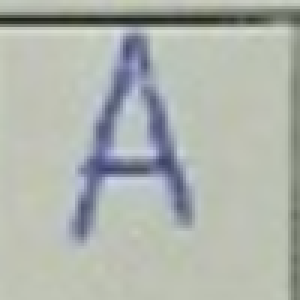
#> input picture realdataset/by_class/А/p3_r15_c02_А.png, 100 x 100 px (shown 3 times larger)
$ python -i finetune_advanced_pipeline.py   (imports and definitions only)   (older library calls are emulated)
#> lines starting #> are read from the running program, lines starting #| are printed output that depends on the picture
### tatar_ocr_augmentation.py
"""
Tatar OCR Advanced Augmentation & Synthetic Handwriting Engine
Includes realistic school notebook artifacts:
- Cell border lines & crop boundary artifacts
- Non-uniform stroke pressure & dry pen starvation
- Letter overwriting / correction / double-strike
- Stray flourishes, hooks, loops, and neighbor stroke intrusions
- Realistic paper textures (shadow gradients, pulp tooth, faint graph grid)
- Elastic tremor and affine positioning jitter
"""

import os
import random
import math
from pathlib import Path
import numpy as np
import cv2
import scipy.ndimage
from PIL import Image, ImageDraw, ImageFont


# Master Alphabet & Classes Definition
TATAR_UPPERCASE = list("АӘБВГДЕЁЖҖЗИЙКЛМНҢОӨПРСТУҮФХҺЦЧШЩЪЫЬЭЮЯ")
TATAR_LOWERCASE = list("аәбвгдеёжҗзийклмнңоөпрстуүфхһцчшщъыьэюя")
PUNCTUATION_CHARS = [".", ",", "!", "?", "-", ":", ";", '"', "'", "(", ")", "«", "»", "—"]
DIGIT_CHARS = list("0123456789")
ALL_CHARS = TATAR_UPPERCASE + TATAR_LOWERCASE + PUNCTUATION_CHARS + DIGIT_CHARS

CHAR_TO_ID = {ch: i for i, ch in enumerate(ALL_CHARS)}
ID_TO_CHAR = {i: ch for i, ch in enumerate(ALL_CHARS)}


# [44 lines left out: function get_available_fonts, not called in this run]


# Pre-load font objects cache to maximize generation throughput
_FONT_CACHE = {}

# [26 lines left out: functions get_font_cached, render_base_char, not called in this run]


# ---------------------------------------------------------------------------
# Augmentation Filters
# ---------------------------------------------------------------------------

def apply_elastic_wobble(arr, alpha=18.0, sigma=6.0):
    """Simulates hand muscle tremor and uneven wobbly stroke curves."""
    if alpha <= 0.1:
        return arr
    shape = arr.shape
    rx = (np.random.rand(*shape) * 2 - 1).astype(np.float32)
    ry = (np.random.rand(*shape) * 2 - 1).astype(np.float32)
    dx = scipy.ndimage.gaussian_filter(rx, sigma=sigma) * alpha
    dy = scipy.ndimage.gaussian_filter(ry, sigma=sigma) * alpha

    y_coords, x_coords = np.meshgrid(np.arange(shape[0]), np.arange(shape[1]), indexing="ij")
    map_x = np.clip(x_coords + dx, 0, shape[1] - 1).astype(np.float32)
    map_y = np.clip(y_coords + dy, 0, shape[0] - 1).astype(np.float32)

    return cv2.remap(arr, map_x, map_y, interpolation=cv2.INTER_LINEAR, borderValue=255)


# [443 lines left out: functions apply_variable_thickness_and_starvation, apply_overwriting_correction, apply_flourishes_and_stray_marks, apply_cell_crop_artifacts, apply_paper_and_lighting, apply_camera_defocus and 2 more, not called in this run]

### finetune_advanced_pipeline.py
import sys
import os
import time
import json
import random
from pathlib import Path

# [1 line not run here, left out]

import cv2
import numpy as np
from PIL import Image
import torch
import torch.nn as nn
from torch.utils.data import Dataset, DataLoader

from tatar_ocr_augmentation import (
    TATAR_UPPERCASE,
    get_available_fonts,
    render_base_char,
    generate_augmented_cell_image,
    apply_elastic_wobble,
)
from tatar_ocr_dataset import TatarOCRNet


# ---------------------------------------------------------------------------
# Advanced Real Handwriting Augmentation Pipeline
# ---------------------------------------------------------------------------

def advanced_augment_real_cell(img_arr, is_train=True):
    """
    Applies real-world multi-stage handwriting perturbations:
    1. Perspective shear & affine rotation (-8° to +8°, scale 0.90 to 1.08, shift)
    2. Morphological dilation / erosion (thin gel pen vs thick ballpoint / marker)
    3. Cell margin noise / border line injection
    4. Elastic muscle tremor / wobble
    5. Cutout / ink-skip starvation (partial dry stroke)
    6. Camera defocus / blur
    7. Dynamic contrast & lighting stretch
    """
    if not is_train:
        p_lo = np.percentile(img_arr, 2)
        p_hi = np.percentile(img_arr, 98)
        norm = np.clip((img_arr.astype(np.float32) - p_lo) / (p_hi - p_lo + 1e-5) * 240.0 + 10.0, 0, 255).astype(np.uint8)
        return norm

    h, w = img_arr.shape
    center = (w / 2.0, h / 2.0)

    # 1. Perspective shear, rotation, scale, shift
    angle = random.uniform(-8.0, 8.0)
    scale = random.uniform(0.92, 1.08)
    rot_mat = cv2.getRotationMatrix2D(center, angle, scale)
    shear = random.uniform(-6.0, 6.0)
    rot_mat[0, 1] += np.tan(np.deg2rad(shear)) * rot_mat[0, 0]
    rot_mat[0, 2] += random.uniform(-3.0, 3.0)
    rot_mat[1, 2] += random.uniform(-3.0, 3.0)

    aug = cv2.warpAffine(img_arr, rot_mat, (w, h), borderMode=cv2.BORDER_CONSTANT, borderValue=255)

    # 2. Morphological dilation or erosion
    r_morph = random.random()
    if r_morph < 0.30:
        # Darken / thicken strokes (simulate marker / heavy pressure)
        k = random.choice([2, 3])
        kernel = cv2.getStructuringElement(cv2.MORPH_RECT if k == 2 else cv2.MORPH_ELLIPSE, (k, k))
        aug = cv2.erode(aug, kernel)
    elif r_morph < 0.50:
        # Thin out strokes (simulate thin ballpoint / fast writing)
        k = 2
        kernel = cv2.getStructuringElement(cv2.MORPH_RECT, (k, k))
        aug = cv2.dilate(aug, kernel)

    # 3. Cell margin noise / border line injection
    if random.random() < 0.40:
        edge = random.choice(['top', 'bottom', 'left', 'right'])
        line_col = random.randint(55, 175)
        thick = random.choice([1, 2])
        if edge == 'top':
            y = random.randint(0, 3)
            cv2.line(aug, (0, y), (w - 1, y), line_col, thick)
        elif edge == 'bottom':
            y = random.randint(h - 4, h - 1)
            cv2.line(aug, (0, y), (w - 1, y), line_col, thick)
        elif edge == 'left':
            x = random.randint(0, 3)
            cv2.line(aug, (x, 0), (x, h - 1), line_col, thick)
        elif edge == 'right':
            x = random.randint(w - 4, w - 1)
            cv2.line(aug, (x, 0), (x, h - 1), line_col, thick)

    # 4. Elastic muscle tremor / wobble
    if random.random() < 0.35:
        aug = apply_elastic_wobble(aug, alpha=random.uniform(2.5, 5.5), sigma=random.uniform(2.5, 4.0))

    # 5. Cutout / ink-skip starvation (partial dry pen stroke)
    if random.random() < 0.25:
        cx = random.randint(8, w - 8)
        cy = random.randint(8, h - 8)
        rx = random.randint(3, 7)
        ry = random.randint(3, 7)
        cv2.circle(aug, (cx, cy), rx, 245, -1)

    # 6. Defocus blur
    if random.random() < 0.25:
        aug = cv2.GaussianBlur(aug, (3, 3), random.uniform(0.4, 0.8))

    # 7. Contrast & brightness stretch
    p_lo = np.percentile(aug, 2)
    p_hi = np.percentile(aug, 98)
    norm = np.clip((aug.astype(np.float32) - p_lo) / (p_hi - p_lo + 1e-5) * 240.0 + random.uniform(5.0, 15.0), 0, 255).astype(np.uint8)
    return norm


class AdvancedRealDataset(Dataset):
    def __init__(self, samples, is_train=True):
        self.samples = samples
        self.is_train = is_train

    def __len__(self):
        return len(self.samples)

    # [44 lines left out: functions __getitem__, load_real_uppercase_dataset, not called in this run]

>>> import cv2
>>> picture = cv2.imread('realdataset/by_class/А/p3_r15_c02_А.png', cv2.IMREAD_GRAYSCALE)
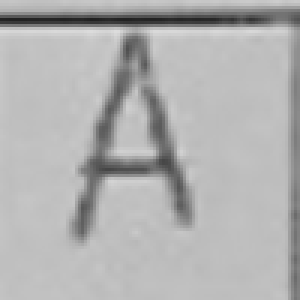
#> picture: shape (100, 100) (shown 3 times larger); min 32, max 220, mean 177.2
>>> result = advanced_augment_real_cell(picture)
#> in advanced_augment_real_cell, `aug = cv2.warpAffine(img_arr, rot_mat, (w, h), borderMode=cv2.BORDER_C..`:
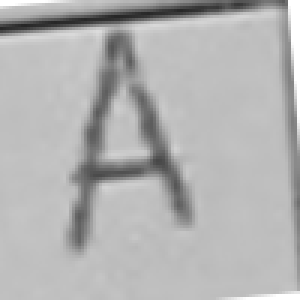
#> aug: shape (100, 100) (shown 3 times larger); min 38, max 255, mean 178.6
#> in advanced_augment_real_cell, `aug = cv2.dilate(aug, kernel)`:
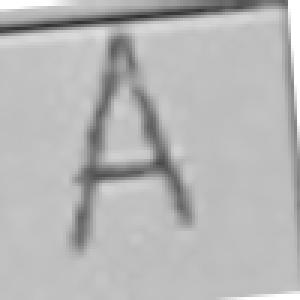
#> aug: shape (100, 100) (shown 3 times larger); min 49, max 255, mean 182.7
#> in apply_elastic_wobble, `dx = scipy.ndimage.gaussian_filter(rx, sigma=sigma) * alpha`:
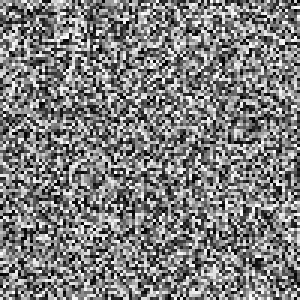
#> rx: shape (100, 100) float32 (shown 3 times larger); min -1, max 1, mean -0.00708; drawn with min black and max white
#> in apply_elastic_wobble, `dy = scipy.ndimage.gaussian_filter(ry, sigma=sigma) * alpha`:
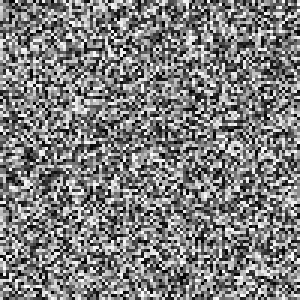
#> ry: shape (100, 100) float32 (shown 3 times larger); min -1, max 1, mean -0.00952; drawn with min black and max white
#> in advanced_augment_real_cell, `p_lo = np.percentile(aug, 2)`: p_lo = 97
#> in advanced_augment_real_cell, `p_hi = np.percentile(aug, 98)`: p_hi = 222
#> in advanced_augment_real_cell, `norm = np.clip((aug.astype(np.float32) - p_lo) / (p_hi - p_lo + 1e-5) ..`:
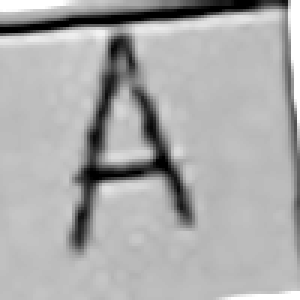
#> norm: shape (100, 100) (shown 3 times larger); min 0, max 255, mean 171.6

$ run again, on realdataset/by_class/А/p3_r16_c09_А.png
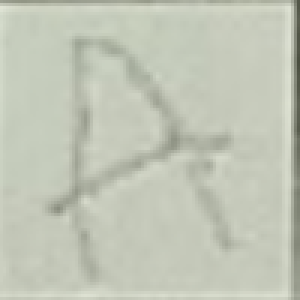
#> input picture realdataset/by_class/А/p3_r16_c09_А.png, 100 x 100 px (shown 3 times larger)
#> in advanced_augment_real_cell, `aug = cv2.dilate(aug, kernel)`:
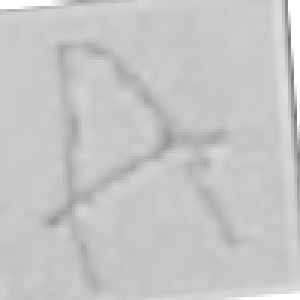
#> aug: shape (100, 100) (shown 3 times larger); min 117, max 255, mean 198.2
#> p_lo = 172
#> p_hi = 220
#> in advanced_augment_real_cell, `norm = np.clip((aug.astype(np.float32) - p_lo) / (p_hi - p_lo + 1e-5) ..`:
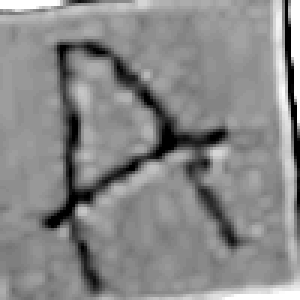
#> norm: shape (100, 100) (shown 3 times larger); min 0, max 255, mean 136.8

$ run again, on realdataset/by_class/А/p3_r16_c10_А.png
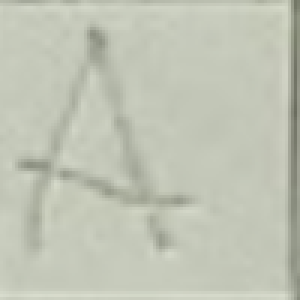
#> input picture realdataset/by_class/А/p3_r16_c10_А.png, 100 x 100 px (shown 3 times larger)
#> in apply_elastic_wobble, `return cv2.remap(arr, map_x, map_y, interpolation=cv2.INTER_LINEAR, bo..`:
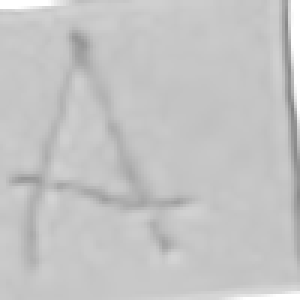
#> returned value: shape (100, 100) (shown 3 times larger); min 130, max 255, mean 196.3
#> p_lo = 164
#> p_hi = 224
#> in advanced_augment_real_cell, `norm = np.clip((aug.astype(np.float32) - p_lo) / (p_hi - p_lo + 1e-5) ..`:
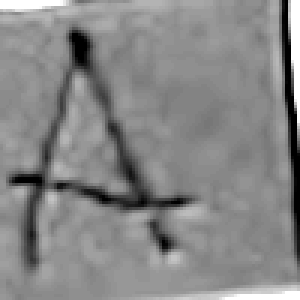
#> norm: shape (100, 100) (shown 3 times larger); min 0, max 255, mean 135

$ run again, on realdataset/by_class/А/p3_r16_c11_А.png
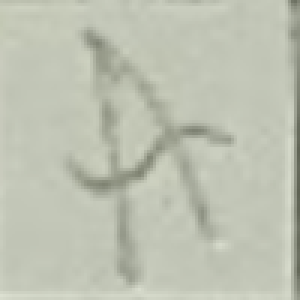
#> input picture realdataset/by_class/А/p3_r16_c11_А.png, 100 x 100 px (shown 3 times larger)
#> in apply_elastic_wobble, `return cv2.remap(arr, map_x, map_y, interpolation=cv2.INTER_LINEAR, bo..`:
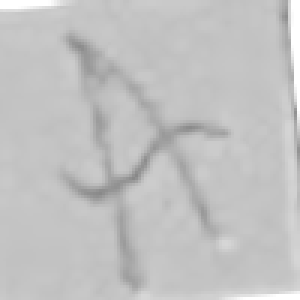
#> returned value: shape (100, 100) (shown 3 times larger); min 136, max 255, mean 193.7
#> p_lo = 160
#> p_hi = 222
#> in advanced_augment_real_cell, `norm = np.clip((aug.astype(np.float32) - p_lo) / (p_hi - p_lo + 1e-5) ..`:
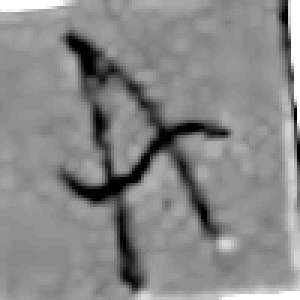
#> norm: shape (100, 100) (shown 3 times larger); min 0, max 255, mean 136.3
